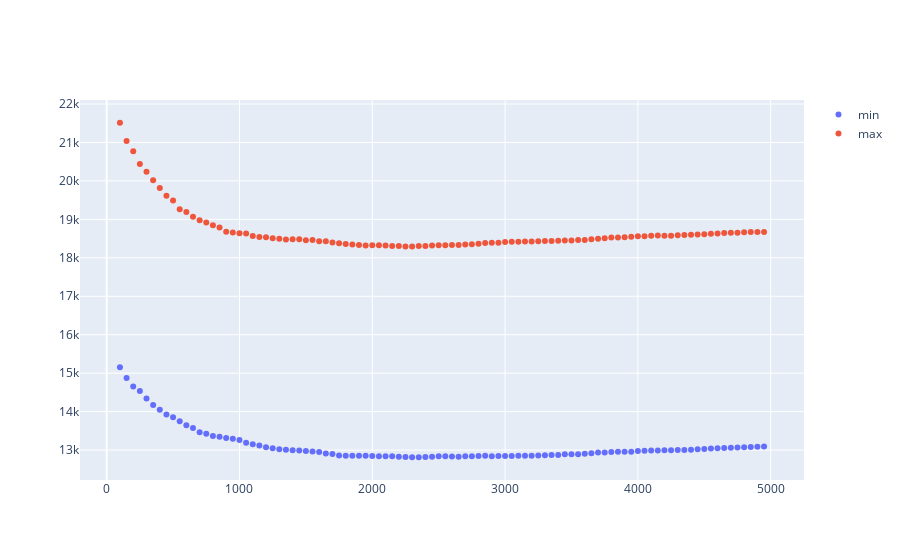

Write notebook code for a chart like this one.
### Code cell
import plotly.graph_objects as go


fig = go.Figure()

# Add traces
fig.add_trace(go.Scatter(x=df_nestimators_min['n_estimators_list'][1:], y=df_nestimators_min['RMSE_list'][1:],
                    mode='markers',
                    name='min'))
fig.add_trace(go.Scatter(x=df_nestimators_max['n_estimators_list'][1:], y=df_nestimators_max['RMSE_list'][1:],
                    mode='markers',
                    name='max'))
fig.show()
